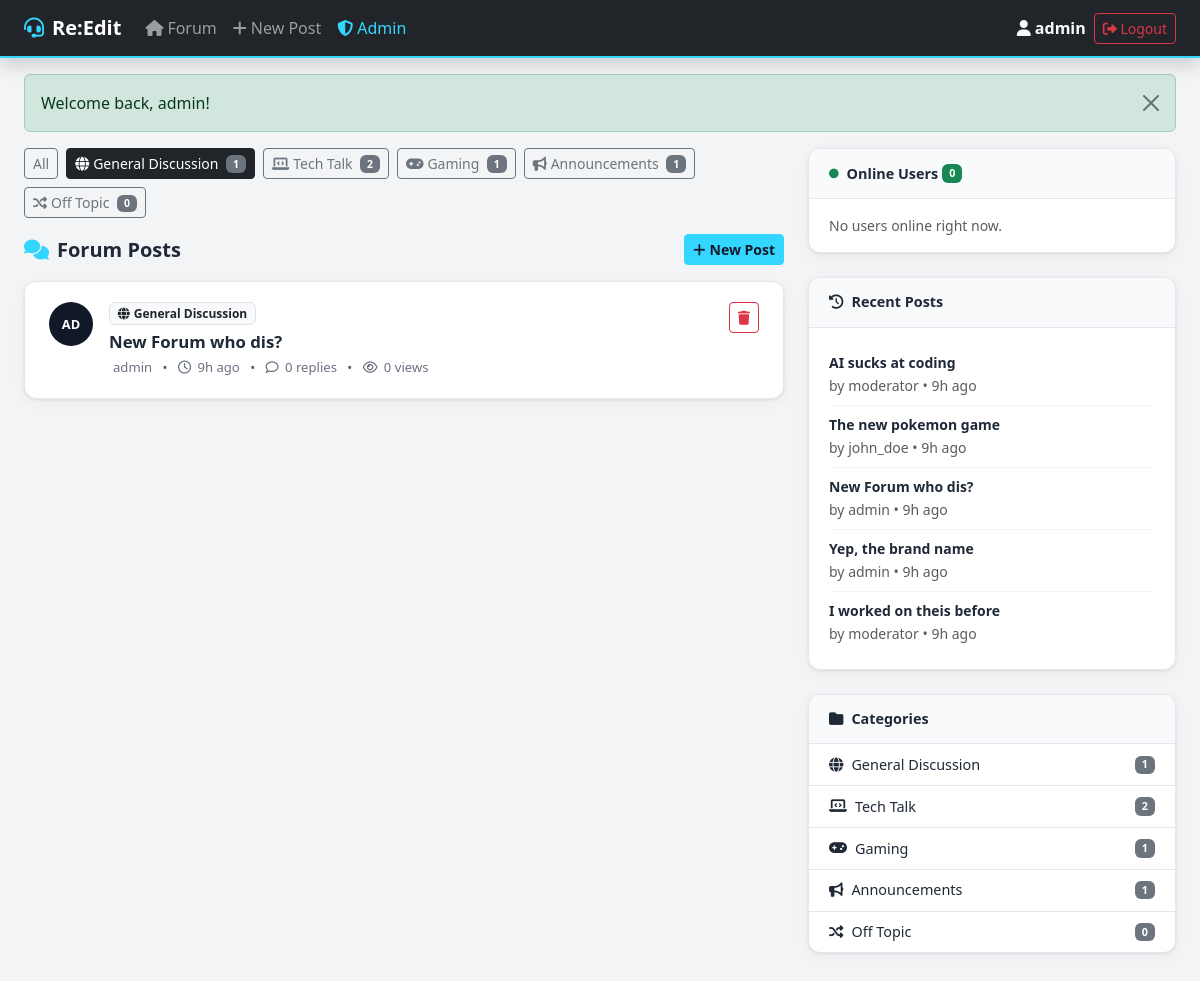
Page /forum/index.php?page=forum&cat=1 (signed in) on the committed database.
### tables this page shows
CREATE TABLE categories (
    id INT AUTO_INCREMENT PRIMARY KEY,
    name VARCHAR(100) NOT NULL,
    description TEXT,
    icon VARCHAR(50) DEFAULT 'fa-comments',
    sort_order INT DEFAULT 0
);

CREATE TABLE posts (
    id INT AUTO_INCREMENT PRIMARY KEY,
    user_id INT NOT NULL,
    category_id INT NOT NULL,
    title VARCHAR(255) NOT NULL,
    content TEXT NOT NULL,
    is_pinned TINYINT(1) DEFAULT 0,
    is_locked TINYINT(1) DEFAULT 0,
    views INT DEFAULT 0,
    created_at DATETIME DEFAULT CURRENT_TIMESTAMP,
    updated_at DATETIME DEFAULT CURRENT_TIMESTAMP ON UPDATE CURRENT_TIMESTAMP,
    FOREIGN KEY (user_id) REFERENCES users(id) ON DELETE CASCADE,
    FOREIGN KEY (category_id) REFERENCES categories(id) ON DELETE CASCADE
);

CREATE TABLE users (
    id INT AUTO_INCREMENT PRIMARY KEY,
    username VARCHAR(50) NOT NULL UNIQUE,
    email VARCHAR(100) NOT NULL UNIQUE,
    password VARCHAR(255) NOT NULL,
    role ENUM('user','mod','admin') NOT NULL DEFAULT 'user',
    bio TEXT DEFAULT NULL,
    is_online TINYINT(1) DEFAULT 0,
    last_seen DATETIME DEFAULT NULL,
    created_at DATETIME DEFAULT CURRENT_TIMESTAMP
);

### forum/controllers/ForumController.php (called while the page is built, shortened)
<?php
class ForumController {
    private $postModel;
    private $categoryModel;
    public function __construct() {
        require_once 'models/Post.php';
        require_once 'models/Category.php';
        $this->postModel     = new Post();
        $this->categoryModel = new Category();
    }
    public function index() {
        $categoryId   = isset($_GET['cat']) ? (int)$_GET['cat'] : null;
        $page         = max(1, (int)($_GET['p'] ?? 1));
        $perPage      = POSTS_PER_PAGE;
        $offset       = ($page - 1) * $perPage;
        $posts        = $this->postModel->getAll($categoryId, $perPage, $offset);
        $categories   = $this->categoryModel->getAll();
        $recentPosts  = $this->postModel->getRecentPosts(5);
        require 'views/forum/index.php';
    }
}

### forum/config/database.php (called while the page is built, shortened)
<?php
class Database {
    private static $instance = null;
    private $connection;
    private function __construct() {
        $this->connection = new mysqli(DB_HOST, DB_USER, DB_PASS, DB_NAME);
        $this->connection->set_charset('utf8mb4');
    }
    public static function getInstance() {
        if (self::$instance === null) self::$instance = new Database();
        return self::$instance;
    }
    public function query($sql) { return $this->connection->query($sql); }
    public function prepare($sql) { return $this->connection->prepare($sql); }
}

### forum/models/Category.php (called while the page is built, shortened)
<?php
class Category {
    private $db;
    public function __construct() { $this->db = Database::getInstance(); }
    public function getAll() {
        return $this->db->query(
            "SELECT c.*, COUNT(p.id) as post_count
             FROM categories c LEFT JOIN posts p ON c.id=p.category_id
             GROUP BY c.id ORDER BY c.sort_order"
        )->fetch_all(MYSQLI_ASSOC);
    }
}

### forum/config/app.php (called while the page is built, shortened)
<?php
function currentUser() { return $_SESSION['user'] ?? null; }
function hasRole() {
    $roles = func_get_args();
    $user = currentUser();
    return $user && in_array($user['role'], $roles);
}
function e($s) { return htmlspecialchars($s, ENT_QUOTES, 'UTF-8'); }
function timeAgo($dt) {
    $diff = (new DateTime())->diff(new DateTime($dt));
    if ($diff->h) return $diff->h.'h ago';
    return 'just now';
}

### forum/models/Post.php (called while the page is built, shortened)
<?php
class Post {
    private $db;
    public function __construct() { $this->db = Database::getInstance(); }
    public function getAll($categoryId=null, $limit=15, $offset=0) {
        $where = $categoryId ? "WHERE p.category_id=" . (int)$categoryId : "";
        $stmt = $this->db->prepare(
            "SELECT p.*, u.username, u.role as user_role, c.name as category_name,
             (SELECT COUNT(*) FROM replies r WHERE r.post_id=p.id) as reply_count
             FROM posts p
             JOIN users u ON p.user_id=u.id
             JOIN categories c ON p.category_id=c.id
             $where
             ORDER BY p.is_pinned DESC, p.created_at DESC
             LIMIT ? OFFSET ?"
        );
        $stmt->bind_param('ii', $limit, $offset);
        $stmt->execute();
        return $stmt->get_result()->fetch_all(MYSQLI_ASSOC);
    }
    public function getRecentPosts($limit=5) {
        $stmt = $this->db->prepare(
            "SELECT p.id, p.title, u.username, p.created_at
             FROM posts p JOIN users u ON p.user_id=u.id
             ORDER BY p.created_at DESC LIMIT ?"
        );
        $stmt->bind_param('i', $limit);
        $stmt->execute();
        return $stmt->get_result()->fetch_all(MYSQLI_ASSOC);
    }
}

### forum/views/forum/index.php (the view, shortened to what this page needs)
<?php require 'views/layouts/header.php'; ?>
<div class="row g-4">
  <div class="col-lg-8">
    <div class="d-flex flex-wrap gap-2 mb-3">
      <a href="<?= URLROOT ?>/index.php?page=forum" class="btn btn-sm <?= !$categoryId ? 'btn-dark' : 'btn-outline-secondary' ?>">All</a>
      <?php foreach ($categories as $cat): ?>
      <a href="<?= URLROOT ?>/index.php?page=forum&cat=<?= $cat['id'] ?>"
         class="btn btn-sm <?= $categoryId == $cat['id'] ? 'btn-dark' : 'btn-outline-secondary' ?>">
        <i class="fa-solid <?= e($cat['icon']) ?> me-1"></i><?= e($cat['name']) ?>
        <span class="badge bg-secondary ms-1"><?= $cat['post_count'] ?></span>
      </a>
      <?php endforeach; ?>
    </div>
    <div class="d-flex justify-content-between align-items-center mb-3">
      <h5 class="mb-0 fw-bold"><i class="fa-solid fa-comments me-2" style="color:var(--brand)"></i>Forum Posts</h5>
      <a href="<?= URLROOT ?>/index.php?page=forum&action=create" class="btn btn-sm btn-brand fw-semibold">
        <i class="fa-solid fa-plus me-1"></i>New Post
      </a>
    </div>
    <?php if (empty($posts)): ?>
    <div class="text-center py-5 text-muted">
      <i class="fa-solid fa-inbox fa-3x mb-3 d-block"></i>
      <p>No posts yet. Be the first to post!</p>
    </div>
    <?php else: ?>
    <div class="post-list">
      <?php foreach ($posts as $post): ?>
      <div class="post-card <?= $post['is_pinned'] ? 'post-pinned' : '' ?>">
        <div class="d-flex align-items-start gap-3">
          <div class="avatar-circle"><?= strtoupper(substr($post['username'], 0, 2)) ?></div>
          <div class="flex-grow-1 min-w-0">
            <div class="d-flex align-items-center gap-2 mb-1 flex-wrap">
              <span class="badge bg-light text-dark border"><i class="fa-solid <?= e($categories[array_search($post['category_id'] ?? 0, array_column($categories,'id'))] ['icon'] ?? 'fa-tag') ?> me-1"></i><?= e($post['category_name']) ?></span>
            </div>
            <a href="<?= URLROOT ?>/index.php?page=forum&action=post&id=<?= $post['id'] ?>" class="post-title">
              <?= e($post['title']) ?>
            </a>
            <div class="post-meta mt-1">
              <span class="ms-1"><?= e($post['username']) ?></span>
              <span class="mx-2 text-muted">&bull;</span>
              <i class="fa-regular fa-clock me-1"></i><?= timeAgo($post['created_at']) ?>
              <span class="mx-2 text-muted">&bull;</span>
              <i class="fa-regular fa-comment me-1"></i><?= $post['reply_count'] ?> replies
              <span class="mx-2 text-muted">&bull;</span>
              <i class="fa-regular fa-eye me-1"></i><?= $post['views'] ?> views
            </div>
          </div>
          <?php if (hasRole('mod','admin')): ?>
          <div class="ms-auto">
            <a href="<?= URLROOT ?>/index.php?page=forum&action=delete&id=<?= $post['id'] ?>"
               class="btn btn-outline-danger btn-sm"
               onclick="return confirm('Delete this post and all its replies?')">
              <i class="fa-solid fa-trash"></i>
            </a>
          </div>
          <?php endif; ?>
        </div>
      </div>
      <?php endforeach; ?>
    </div>
    <?php endif; ?>
  </div>
  <div class="col-lg-4">
     <?php require 'views/layouts/online.php'; ?>
    <div class="sidebar-card mb-4">
      <div class="sidebar-card-header"><i class="fa-solid fa-clock-rotate-left me-2"></i>Recent Posts</div>
      <div class="sidebar-card-body">
        <?php foreach ($recentPosts as $rp): ?>
        <div class="recent-post-item">
          <a href="<?= URLROOT ?>/index.php?page=forum&action=post&id=<?= $rp['id'] ?>" class="small fw-semibold d-block text-truncate">
            <?= e($rp['title']) ?>
          </a>
          <small class="text-muted">by <?= e($rp['username']) ?> &bull; <?= timeAgo($rp['created_at']) ?></small>
        </div>
        <?php endforeach; ?>
      </div>
    </div>
    <div class="sidebar-card">
      <div class="sidebar-card-header"><i class="fa-solid fa-folder me-2"></i>Categories</div>
      <div class="sidebar-card-body p-0">
        <?php foreach ($categories as $cat): ?>
        <a href="<?= URLROOT ?>/index.php?page=forum&cat=<?= $cat['id'] ?>" class="category-link">
          <i class="fa-solid <?= e($cat['icon']) ?> me-2"></i>
          <?= e($cat['name']) ?>
          <span class="badge bg-secondary ms-auto"><?= $cat['post_count'] ?></span>
        </a>
        <?php endforeach; ?>
      </div>
    </div>
  </div>
</div>
<?php require 'views/layouts/footer.php'; ?>

### forum/public/css/style.css (style rules this page uses)
:root { --brand: #33d6ff; --brand-dark: #0075b4; --dark: #111827; --surface: #ffffff; --border: #e5e7eb; --text: #1f2937; --text-muted: #6b7280; --success: #10b981; --danger: #ef4444; --radius: 12px; --shadow: 0 1px 3px rgba(0,0,0,0.08), 0 4px 16px rgba(0,0,0,0.04); }
body { font-family: 'Segoe UI', system-ui, sans-serif; background: #f3f4f6; color: var(--text); }
.btn-brand { background-color: var(--brand); border-color: var(--brand); color: var(--dark); font-weight: 600; }
.post-list { display: flex; flex-direction: column; gap: 0.75rem; }
.post-card { background: white; border-radius: var(--radius); padding: 1.25rem 1.5rem; border: 1px solid var(--border); box-shadow: var(--shadow); transition: box-shadow 0.2s, transform 0.2s; }
.post-title { font-size: 1.05rem; font-weight: 700; color: var(--text); text-decoration: none; }
.post-meta { font-size: 0.82rem; color: var(--text-muted); display: flex; align-items: center; flex-wrap: wrap; gap: 0.15rem; }
.sidebar-card { background: white; border-radius: var(--radius); border: 1px solid var(--border); box-shadow: var(--shadow); overflow: hidden; }
.sidebar-card-header { padding: 0.85rem 1.25rem; background: #f9fafb; border-bottom: 1px solid var(--border); font-weight: 700; font-size: 0.9rem; display: flex; align-items: center; }
.sidebar-card-body { padding: 1rem 1.25rem; }
.recent-post-item { padding: 0.5rem 0; border-bottom: 1px solid #f3f4f6; }
.recent-post-item:last-child { border-bottom: none; }
.recent-post-item a { color: var(--text); text-decoration: none; }
.category-link { display: flex; align-items: center; padding: 0.6rem 1.25rem; color: var(--text); text-decoration: none; font-size: 0.9rem; border-bottom: 1px solid var(--border); transition: background 0.15s; }
.category-link:last-child { border-bottom: none; }
.avatar-circle { width: 44px; height: 44px; border-radius: 50%; background: var(--dark); color: white; display: flex; align-items: center; justify-content: center; font-size: 0.8rem; font-weight: 800; flex-shrink: 0; }
.min-w-0 { min-width: 0; }

### rows in the picture
categories: name "General Discussion", post_count "1"
categories: name "Tech Talk", post_count "2"
categories: name "Gaming", post_count "1"
categories: name "Announcements", post_count "1"
categories: name "Off Topic", post_count "0"
posts: user.username "AD", category.name "General Discussion", title "New Forum who dis?", user.username "admin", created_at "9h ago", reply_count "0", views "0"
posts: title "AI sucks at coding", user.username "moderator", created_at "9h ago"
posts: title "The new pokemon game", user.username "john_doe", created_at "9h ago"
posts: title "Yep, the brand name", user.username "admin", created_at "9h ago"
posts: title "I worked on theis before", user.username "moderator", created_at "9h ago"

### other values in the picture
APPNAME "Re:Edit"
$user['username'] "admin"
$flash['message'] "Welcome back, admin!"
count($onlineUsers) "0"
